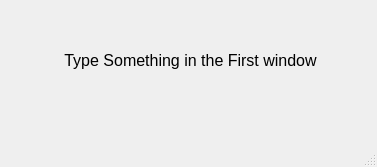
<?xml version="1.0" encoding="UTF-8"?>
<ui version="4.0">
 <class>SecondWindow</class>
 <widget class="QMainWindow" name="SecondWindow">
  <property name="geometry">
   <rect>
    <x>0</x>
    <y>0</y>
    <width>377</width>
    <height>167</height>
   </rect>
  </property>
  <property name="windowTitle">
   <string>MainWindow</string>
  </property>
  <widget class="QWidget" name="centralwidget">
   <widget class="QLabel" name="label">
    <property name="geometry">
     <rect>
      <x>30</x>
      <y>30</y>
      <width>321</width>
      <height>61</height>
     </rect>
    </property>
    <property name="font">
     <font>
      <pointsize>12</pointsize>
     </font>
    </property>
    <property name="text">
     <string>Type Something in the First window</string>
    </property>
    <property name="alignment">
     <set>Qt::AlignCenter</set>
    </property>
   </widget>
  </widget>
  <widget class="QMenuBar" name="menubar">
   <property name="geometry">
    <rect>
     <x>0</x>
     <y>0</y>
     <width>377</width>
     <height>22</height>
    </rect>
   </property>
  </widget>
  <widget class="QStatusBar" name="statusbar"/>
 </widget>
 <resources/>
 <connections/>
</ui>
